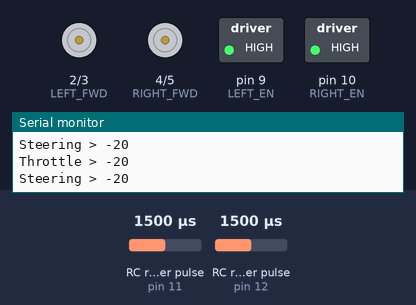
Bench run of a sketch on a simulated Arduino Uno, built with avr-gcc and run on an emulated ATmega328P. Shown: motor-driver pin pairs drawn as motors (green arrow = first pin HIGH = forward, orange = second pin HIGH = backward, longer = more drive), switched loads named in the sketch (green lamp = pin HIGH), the last lines printed to the serial monitor. Wiring (inferred from the names in the program): 2 × RC receiver channel: data pin 11 / data pin 12. The inputs (shaded band) are chosen by the test bench; at power-on: RC receiver pulse (sensors on pin 11, pin 12) 1500 µs.

Above: at 1.2 s.
1.3 s: RC receiver pulse (sensor on pin 11) set to 1750 µs
At 2.0 s:
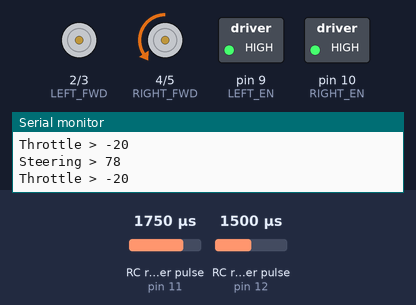
2.8 s: RC receiver pulse (sensor on pin 12) set to 1020 µs
At 3.7 s:
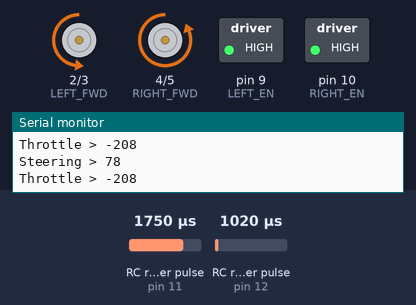
4.3 s: RC receiver pulse (sensor on pin 11) set to 1020 µs
At 4.9 s:
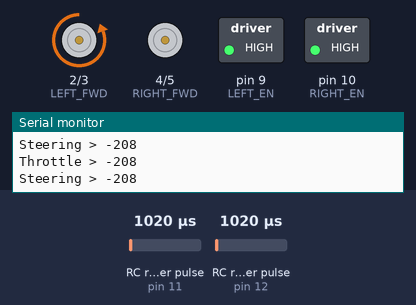
5.8 s: RC receiver pulse (sensor on pin 12) set to 1331 µs
8.8 s: RC receiver pulse (sensor on pin 12) set to 1358 µs
At 9.7 s:
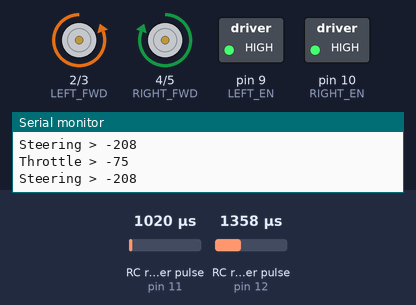
10.3 s: RC receiver pulse (sensor on pin 11) set to 1048 µs
At 11.2 s:
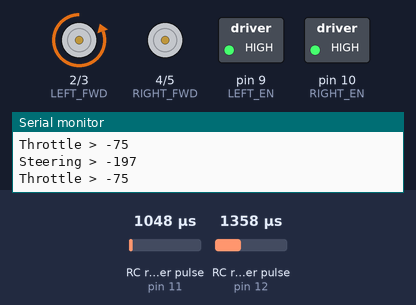
Timing chart, 0 to 12.8 s (numbered marks = the images above; inputs shaded):
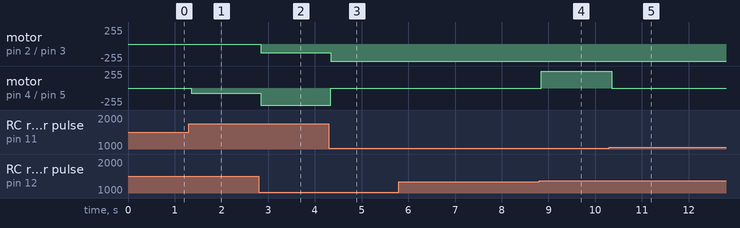

Measured:
- the behaviour switches between 1345 and 1346 µs on RC receiver pulse (sensor on pin 12) (found by bisection; images 3 and 4)
- the behaviour switches between 1034 and 1035 µs on RC receiver pulse (sensor on pin 11) (found by bisection; images 4 and 5)
- after the input at 1.3 s, motor on pin 4 (RIGHT_FWD) / pin 5 (RIGHT_REV): stopped → backward 78/255 after 0.05 s
- after the input at 2.8 s, motor on pin 2 (LEFT_FWD) / pin 3 (LEFT_REV): stopped → backward 130/255 at once; motor on pin 4 (RIGHT_FWD) / pin 5 (RIGHT_REV): backward 78/255 → backward 255/255 at once
- after the input at 4.3 s, motor on pin 2 (LEFT_FWD) / pin 3 (LEFT_REV): backward 130/255 → backward 255/255 at once; motor on pin 4 (RIGHT_FWD) / pin 5 (RIGHT_REV): backward 255/255 → stopped at once
- after the input at 8.8 s, motor on pin 4 (RIGHT_FWD) / pin 5 (RIGHT_REV): stopped → forward 255/255 at once
- after the input at 10.3 s, motor on pin 4 (RIGHT_FWD) / pin 5 (RIGHT_REV): forward 255/255 → stopped after 0.05 s

The sketch:

AI_code.ino
```cpp
// RC receiver pins
const int STEERING_PIN = 11;   // Channel 1
const int THROTTLE_PIN = 12;   // Channel 2

// Left motor
const int LEFT_FWD  = 2;      // PWM
const int LEFT_REV  = 3;      // PWM
const int LEFT_EN   = 9;

// Right motor
const int RIGHT_FWD = 4;      // PWM
const int RIGHT_REV = 5;     // PWM
const int RIGHT_EN  = 10;

// ----- RC limits -----
const int RC_MIN = 900;
const int RC_MID = 1560;
const int RC_MAX = 2200;
const int DEADZONE = 30;

void setup() {
  Serial.begin(9600);
  pinMode(STEERING_PIN, INPUT);
  pinMode(THROTTLE_PIN, INPUT);

  pinMode(LEFT_FWD, OUTPUT);
  pinMode(LEFT_REV, OUTPUT);
  pinMode(LEFT_EN, OUTPUT);

  pinMode(RIGHT_FWD, OUTPUT);
  pinMode(RIGHT_REV, OUTPUT);
  pinMode(RIGHT_EN, OUTPUT);

  // Enable motors
  digitalWrite(LEFT_EN, HIGH);
  digitalWrite(RIGHT_EN, HIGH);
}

void loop() {
  // Read RC signals
  int steeringPulse = pulseIn(STEERING_PIN, HIGH, 25000);
  int throttlePulse = pulseIn(THROTTLE_PIN, HIGH, 25000);

  // Safety check
  if (steeringPulse == 0 || throttlePulse == 0) {
    stopMotors();
    return;
  }

  // Convert to -255 to +255
  int throttle = map(throttlePulse, RC_MIN, RC_MAX, -255, 255);
  int steering = map(steeringPulse, RC_MIN, RC_MAX, -255, 255);
  Serial.print("Steering > ");
  Serial.println(steering);
  Serial.print("Throttle > ");
  Serial.println(throttle);
  // Deadzone
  if (abs(throttle) < DEADZONE) throttle = 0;
  if (abs(steering) < DEADZONE) steering = 0;

  // Differential mixing
  int leftSpeed  = throttle + steering;
  int rightSpeed = throttle - steering;

  leftSpeed  = constrain(leftSpeed,  -255, 255);
  rightSpeed = constrain(rightSpeed, -255, 255);

  setMotor(LEFT_FWD, LEFT_REV, leftSpeed);
  setMotor(RIGHT_FWD, RIGHT_REV, rightSpeed);


}

// ----- Motor control function -----
void setMotor(int fwdPin, int revPin, int speed) {
  if (speed > 0) {
    analogWrite(fwdPin, speed);
    analogWrite(revPin, 0);
  }
  else if (speed < 0) {
    analogWrite(fwdPin, 0);
    analogWrite(revPin, -speed);
  }
  else {
    analogWrite(fwdPin, 0);
    analogWrite(revPin, 0);
  }
}

void stopMotors() {
  analogWrite(LEFT_FWD, 0);
  analogWrite(LEFT_REV, 0);
  analogWrite(RIGHT_FWD, 0);
  analogWrite(RIGHT_REV, 0);
}
```
